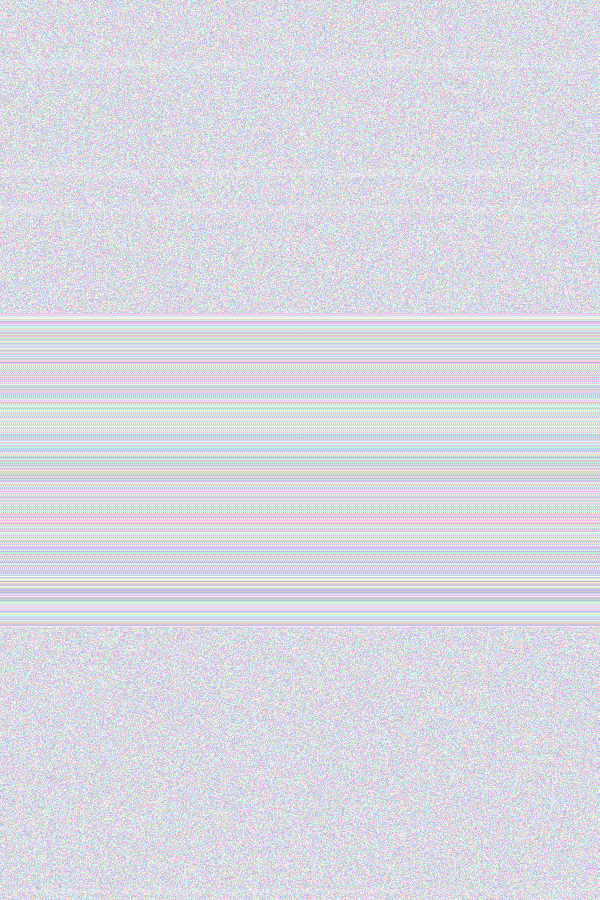
Frame 1 (no input)
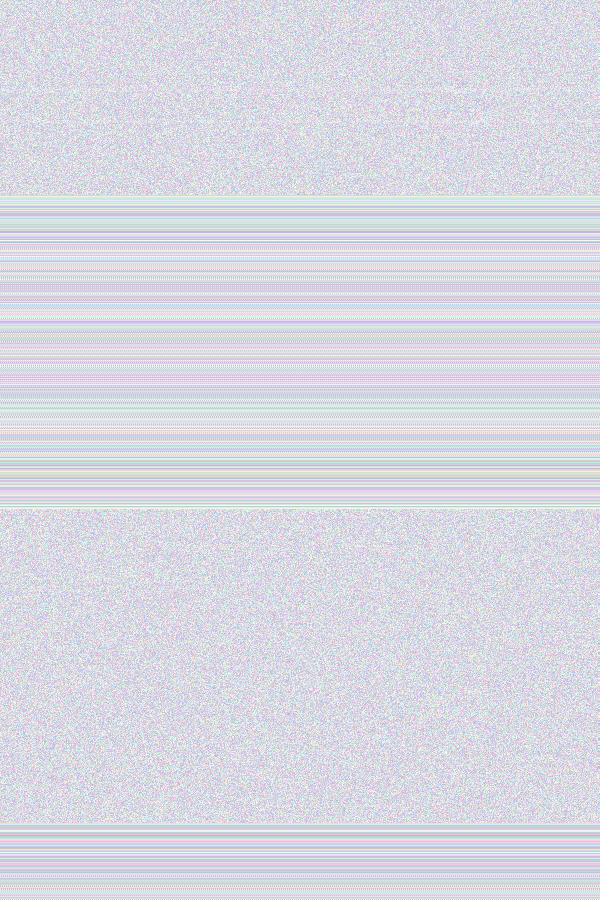
Frame 60 (no input)
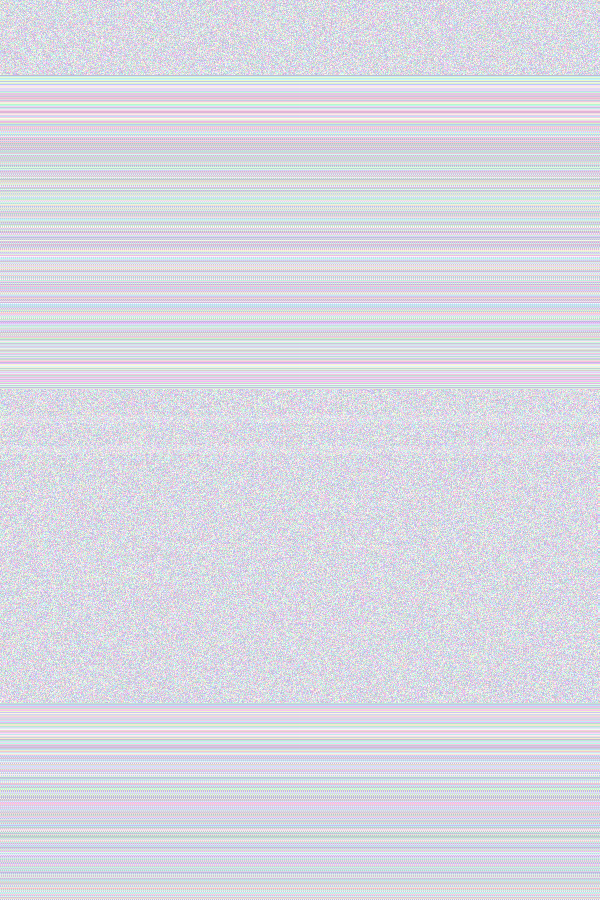
Frame 120 (the mouse pressed at the canvas centre since frame 60)

The p5.js sketch that drew these frames (run headless with seeded random() and noise() and a simulated clock; from frame 60 on, the mouse is pressed at the canvas centre):

// p5.js sketch
// ── sketch.js
let img;
let glitchLines = [];
let offsetY = 0;
function setup() {
  createCanvas(600, 900);
  img = createImage(width, height);

  // generate base pastel image
  img.loadPixels();
  for (let y = 0; y < height; y++) {
    for (let x = 0; x < width; x++) {
      let r = random(180, 255);
      let g = random(180, 255);
      let b = random(200, 255);
      img.set(x, y, color(r, g, b));
    }
  }
  img.updatePixels();

  // initialize glitch lines
  for (let i = 0; i < 5; i++) {
    glitchLines.push({
      y: random(height),
      speed: random(1, 3),
      thickness: random(2, 8),
      offset: random(-15, 15)
    });
  }
}
function draw() {
  // draw base image
  image(img, 0, 0);

  // apply gentle wave effect
  loadPixels();
  for (let y = 0; y < height; y++) {
    let wave = sin(frameCount * 0.02 + y * 0.01) * 2;
    for (let x = 0; x < width; x++) {
      let sourceX = x + wave;
      if (sourceX >= 0 && sourceX < width) {
        let destIndex = (x + y * width) * 4;
        let sourceIndex = (floor(sourceX) + y * width) * 4;

        pixels[destIndex] = pixels[sourceIndex];
        pixels[destIndex + 1] = pixels[sourceIndex + 1];
        pixels[destIndex + 2] = pixels[sourceIndex + 2];
        pixels[destIndex + 3] = 255;
      }
    }
  }
  updatePixels();

  // draw smooth glitch lines
  noStroke();
  glitchLines.forEach(line => {
    // update line position
    line.y += line.speed;
    if (line.y > height) line.y = -line.thickness;

    // draw glitch effect
    fill(255, 255, 255, 30);
    rect(0, line.y, width, line.thickness);

    // add slight horizontal offset
    push();
    translate(line.offset, 0);
    blend(get(0, line.y, width, line.thickness),
          0, line.y, width, line.thickness,
          0, line.y, width, line.thickness,
          OVERLAY);
    pop();
  });

  // add subtle scan lines
  for (let y = 0; y < height; y += 4) {
    stroke(0, 2);
    line(0, y, width, y);
  }
}
// add some interactivity
function mouseMoved() {
  // slightly modify glitch line positions based on mouse movement
  glitchLines.forEach(line => {
    line.offset = map(mouseX, 0, width, -20, 20);
  });
}
